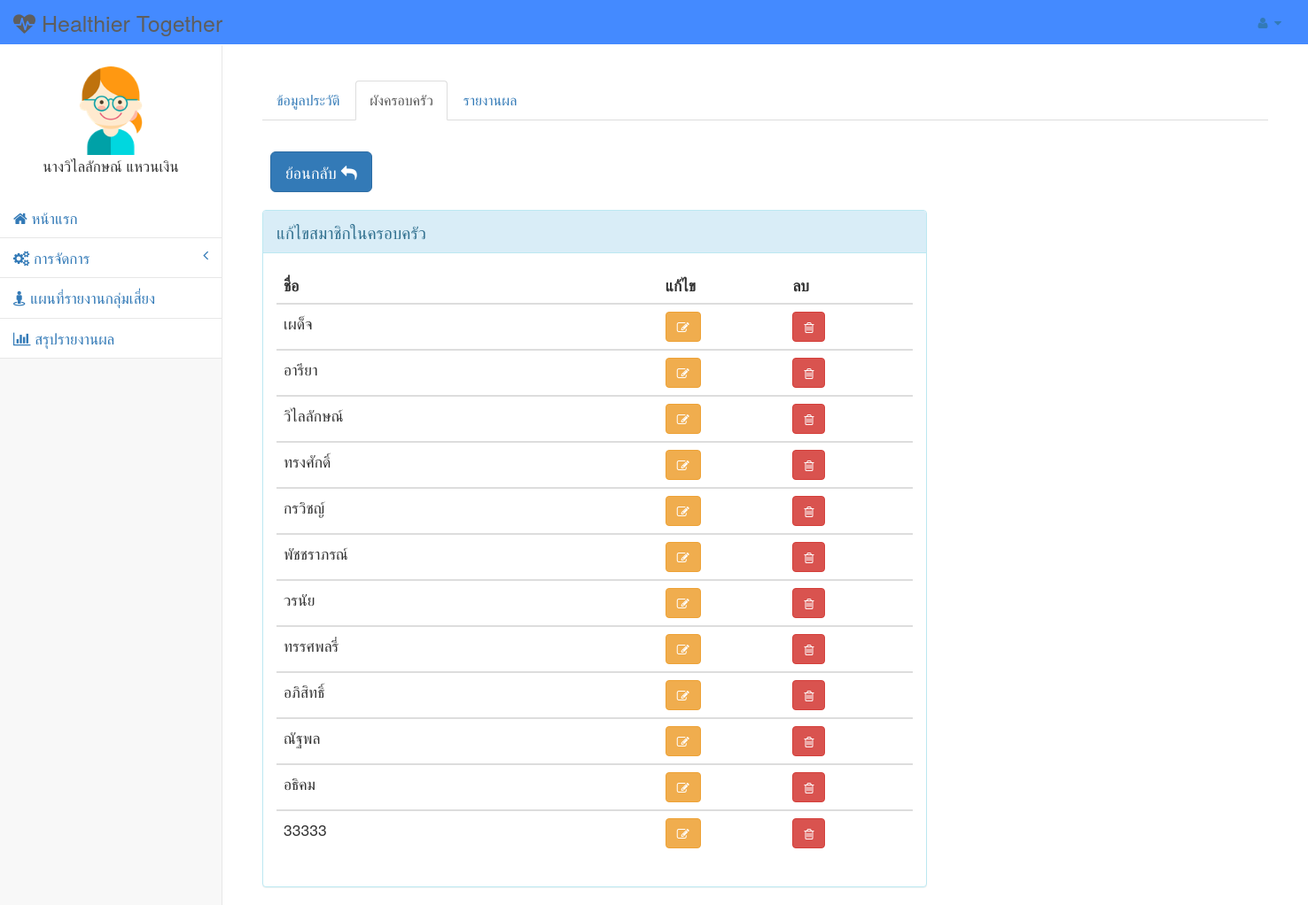
/u225314046/public_html/Webservice_nn/Edit_genogram.php, run on an earlier commit of the app's database.
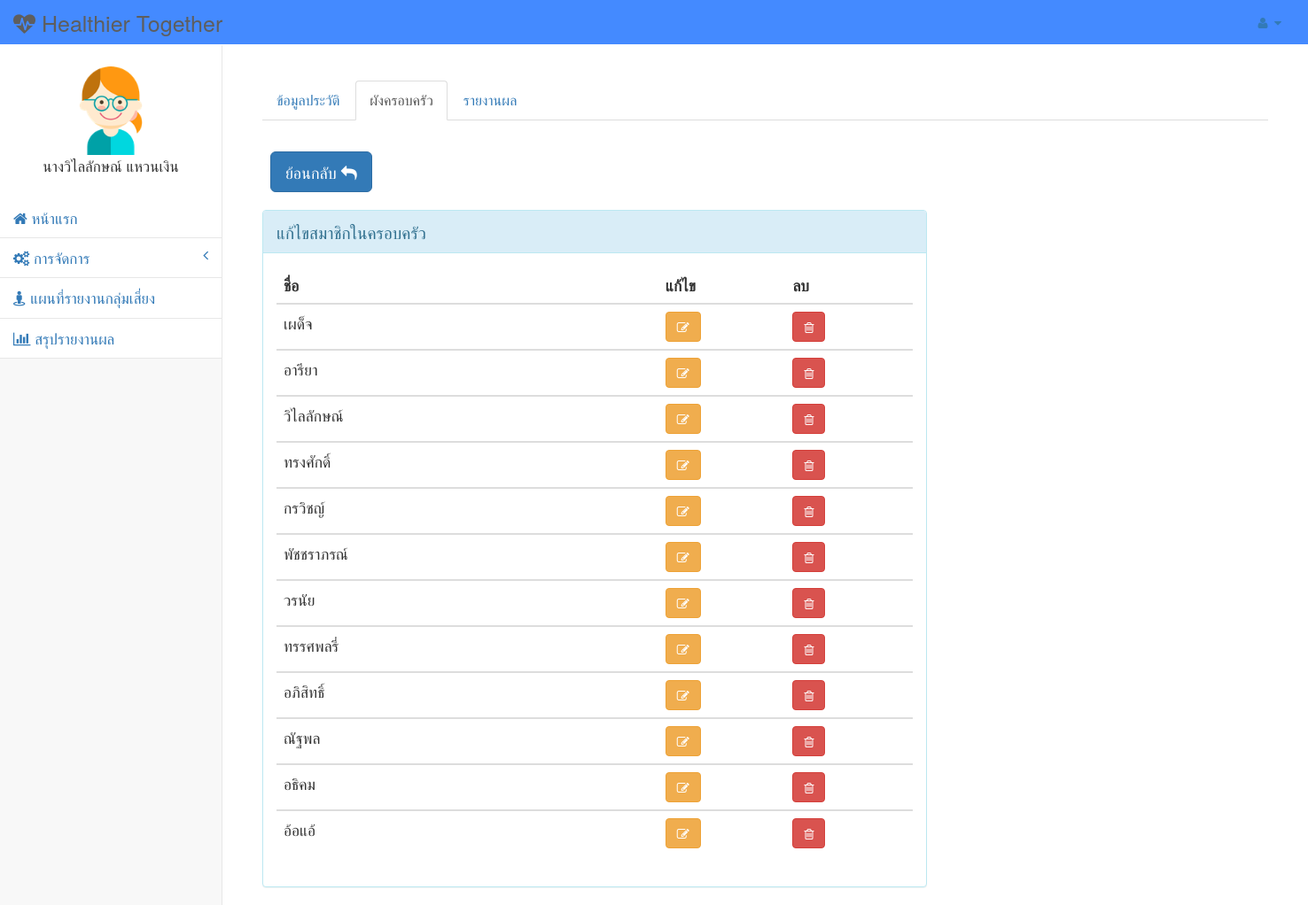
And on a later commit of the database.
### tables this page shows
CREATE TABLE `genogram` (
  `key_no` int(6) NOT NULL,
  `name` varchar(20) NOT NULL,
  `sex` varchar(1) NOT NULL,
  `mom` int(3) NOT NULL,
  `father` int(3) NOT NULL,
  `wife` int(3) NOT NULL,
  `husband` int(7) NOT NULL,
  `diabetes` tinyint(1) NOT NULL,
  `hyper` tinyint(1) NOT NULL,
  `fig` tinyint(1) NOT NULL,
  `byear` varchar(5) DEFAULT NULL
);

### u225314046/public_html/Webservice_nn/Edit_genogram.php (the view, shortened to what this page needs)
<!DOCTYPE html>
<html lang="en">
<head>
    <link href="vendor/bootstrap/css/bootstrap.css" rel="stylesheet">
    <link href="vendor/metisMenu/metisMenu.min.css" rel="stylesheet">
    <link href="dist/css/sb-admin-2.css" rel="stylesheet">
    <link href="vendor/morrisjs/morris.css" rel="stylesheet">
    <link href="vendor/font-awesome/css/font-awesome.min.css" rel="stylesheet" type="text/css">
</head>
<body>
    <div id="wrapper">
        <nav class="navbar navbar-default navbar-static-top" role="navigation" style="margin-bottom: 0">
            <div class="navbar-header">
                <a class="navbar-brand" href="index.html" style="font-size:25px">
                  <i class="fa fa-heartbeat" aria-hidden="true"></i> Healthier Together</a>
            </div>
            <ul class="nav navbar-top-links navbar-right">
                <li class="dropdown">
                    <a class="dropdown-toggle" data-toggle="dropdown" href="#">
                        <i class="fa fa-user fa-fw"></i> <i class="fa fa-caret-down"></i>
                    </a>
                </li>
            </ul>
            <div class="navbar-default_2 sidebar" role="navigation" style="font-size:17px">
                <div class="sidebar-nav navbar-collapse"><br>
                    <ul class="nav" id="side-menu">
                      <div class="testimonial-image">
                          <center><img src="../img/profile/user10.png" width="100px" height="100px"></center>
                        </div>
                            <center><span class="nav-link-text">นางวิไลลักษณ์  แหวนเงิน</span></center>
                          </a><br>
                        <li>
                            <a href="home.php"><i class="fa fa-home" aria-hidden="true"></i> หน้าแรก</a>
                        </li>
                        <li>
                            <a href="#"><i class="fa fa-gears"></i> การจัดการ<span class="fa arrow"></span></a>
                        </li>
                        <li>
                            <a href="#"><i class="fa fa-street-view"></i> แผนที่รายงานกลุ่มเสี่ยง</a>
                        </li>
                        <li>
                            <a href="#"><i class="fa fa-bar-chart" aria-hidden="true"></i> สรุปรายงานผล</a>
                        </li>
                    </ul>
                </div>
            </div>
        </nav>
        <div id="page-wrapper">
            <div class="row">
                <div class="col-lg-12">
                  <br>  <br>
                    <div class="col-md-12">
                      <ul class="nav nav-tabs" style="font-size:16px">
                      <li ><a href="profile_p.php" >ข้อมูลประวัติ</a>
                      </li>
                      <li class="active"><a href="genogram.php">ผังครอบครัว</a>
                      </li>
                      <li><a href="#messages">รายงานผล</a>
                      </li>
                    </ul>
                  </div>
  <br>  <br>
            <div class="container">
            <div class="row">
              <br><br>
                <div class="row">
            <a role="button" class="btn btn-primary btn-lg" href="genogram.php">
            ย้อนกลับ <i class="fa fa fa-reply"></i>
            </a>
            </div>
              <br>
               <?
      include "config.php";
      $objConnect = mysqli_connect($servername, $username, $password, $database)or die("Error Connect to Database");
      $strSQL = "SELECT name,key_no From genogram
                ORDER BY key_no ASC
                ";
      $objQuery = mysqli_query($objConnect,$strSQL) or die ("Error Query [".$strSQL."]")
      ?>
              <div class="col-md-12 col-sm-12 ">
                <div class="row">
                    <div class="col-lg-8">
                        <div class="panel panel-info">
                            <div class="panel-heading" style="font-size:19px">
                                แก้ไขสมาชิกในครอบครัว
                            </div>
                              <div class="panel-body">
                            <div class="table-responsive">
                                <table id="myTableData" class="table table-hover" style="font-size:17.5px">
                                    <thead>
                                        <tr>
                                            <th width="60%">ชื่อ</th>
                                            <th width="20%">แก้ไข</th>
                                            <th width="20%">ลบ</th>
                                        </tr>
                                    </thead>
                                    <?php
                while($objResult = mysqli_fetch_array($objQuery)){
                ?>
                                <tbody>
                                   <tr>
                                           <td ><?php echo $objResult["name"];?></td>
                                            <td><a type="button" class="btn btn-warning" id="up" href="Update_genogram.php?name=<?php echo $objResult["name"];?>" >
                                             <i class="fa fa fa-edit">
                                            </a></td>
                                            <td><a type="button" class="btn btn-danger" id ="del" href="JavaScript:if(confirm('แน่ใจว่าคุณต้องการลบ?')==true){window.location='Delete_genogram.php?name=<?php echo $objResult["name"];?>';}">
                                             <i class="fa fa-trash-o">
                                            </a></td>
                                        </tr>
                                    </tbody>
                <?php
                }
                ?>
                                </table>
                            </div>
                        </div>
                        </div>
                    </div>
                </div>
                </div>
              </div>
                </div>
            </div>
        </div>
    </div>
</body>
</html>

What changed in the data, as far as the page shows it:
changed genogram: name "33333" → "อ้อแอ้"
